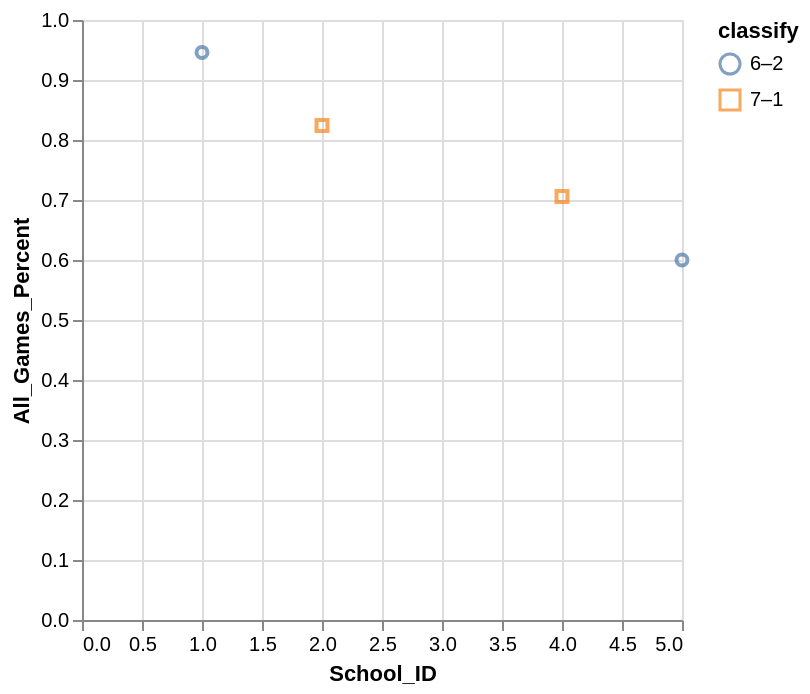

Describe this chart as a Vega-Lite specification.
### Vega-Lite specification from a JSON file in a GitHub repository (floating-point values rounded to 4 significant figures)
{"data": {"values": [{"x_data": 1, "y_data": 0.946, "classify": "6–2"}, {"x_data": 5, "y_data": 0.6, "classify": "6–2"}, {"x_data": 4, "y_data": 0.706, "classify": "7–1"}, {"x_data": 2, "y_data": 0.824, "classify": "7–1"}]}, "mark": "point", "encoding": {"x": {"field": "x_data", "type": "quantitative", "title": "School_ID", "scale": {"zero": "false"}}, "y": {"field": "y_data", "type": "quantitative", "title": "All_Games_Percent", "scale": {"zero": "false"}}, "color": {"field": "classify", "type": "nominal"}, "shape": {"field": "classify", "type": "nominal"}}}
